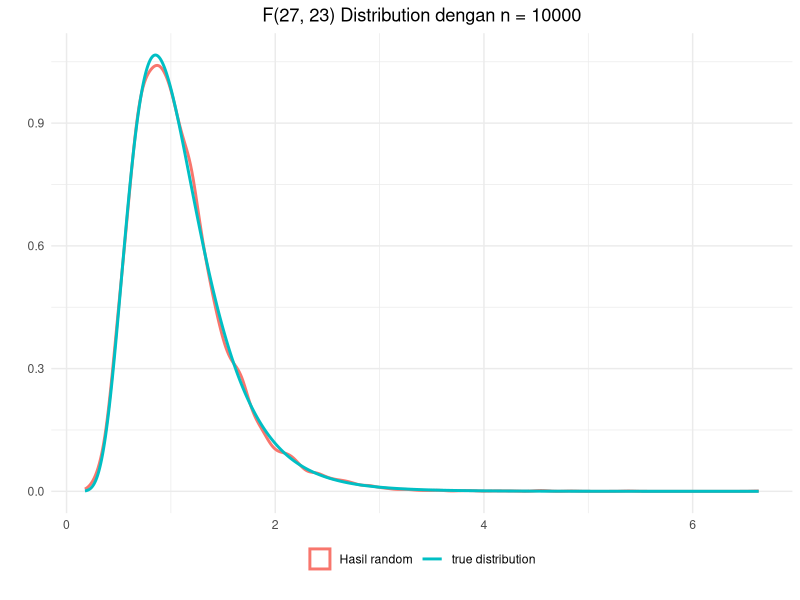
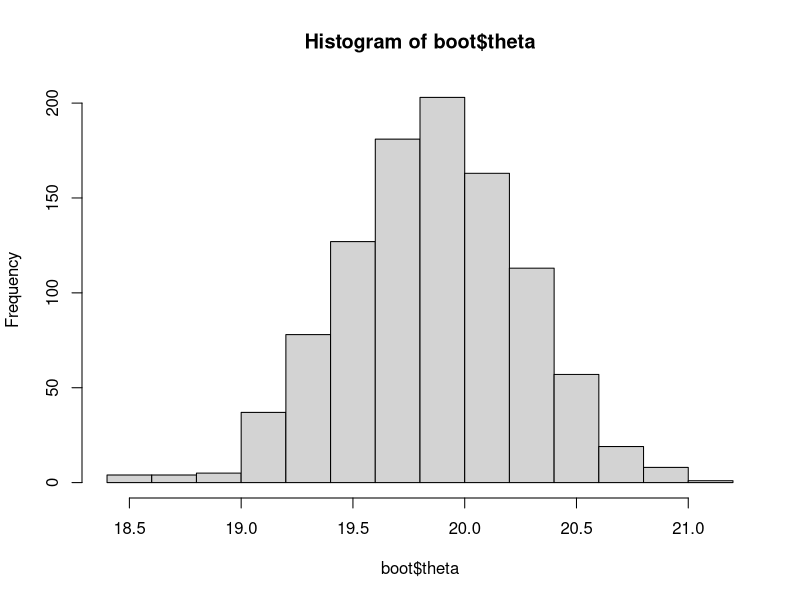
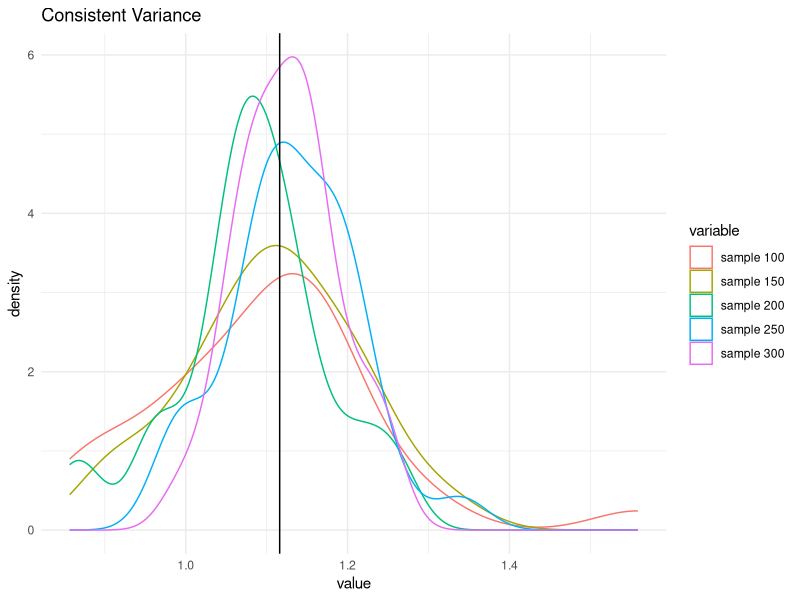
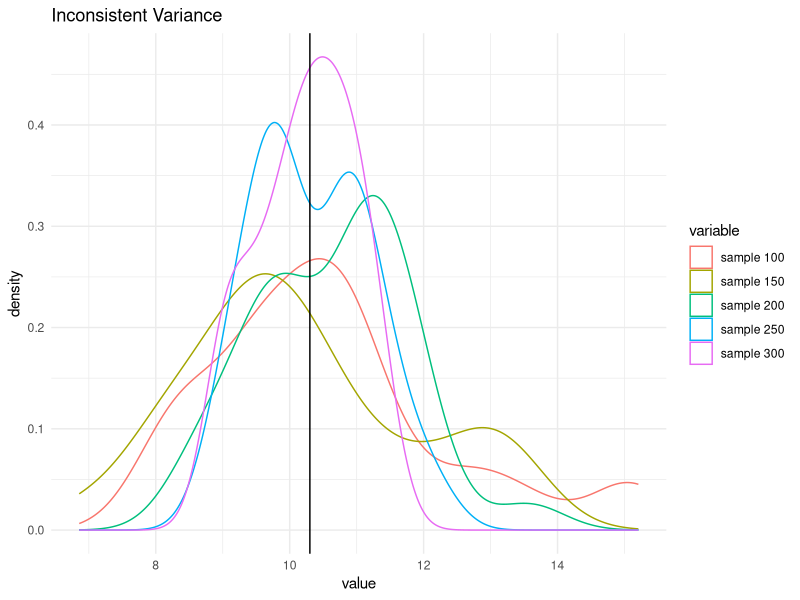
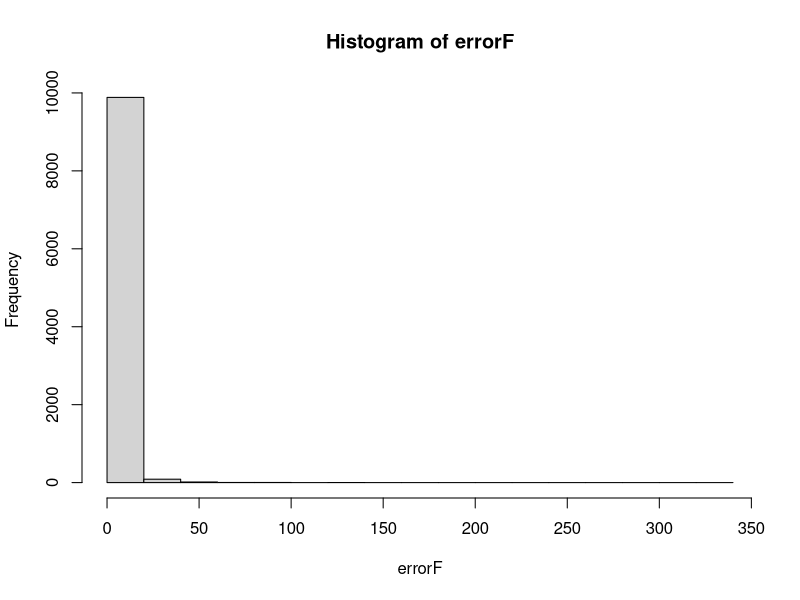
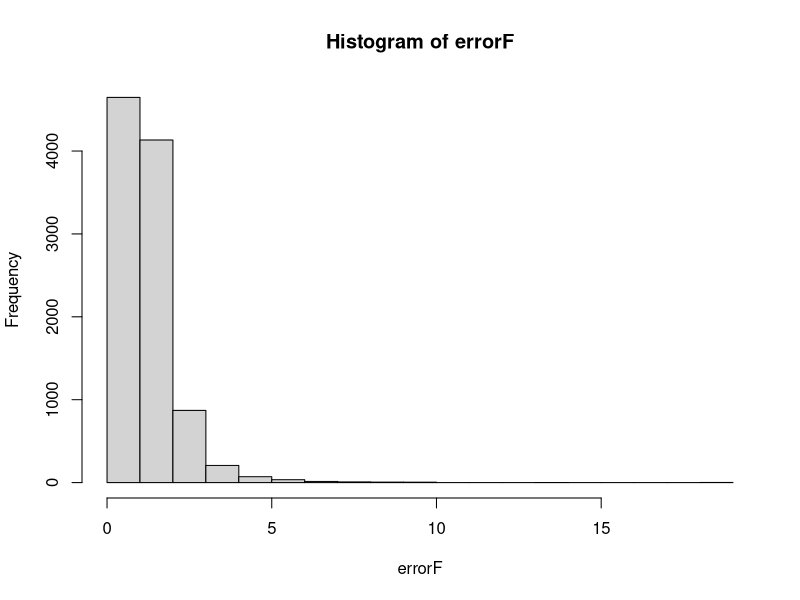

Generate these figures, in order, with R:
## ---- chunk 1
library(ggplot2)
library(reshape2)
library(dplyr)
## ---- chunk 2
rand.z <- function(n){
      u1 <- runif(ceiling(n/2), 0, 1)
      u2 <- runif(ceiling(n/2), 0, 1)
      
      z1 <- sqrt(-2 * log(u1)) * cos(2 * pi * u2)
      z2 <- sqrt(-2 * log(u1)) * sin(2 * pi * u2)
      
      y <- c(z1, z2)
      y[1:n]
}
## ---- chunk 3
rand.chi <- function(n, v){
      y <- rep(0, n)
      for(i in 1:v){
            z <- rand.z(n)
            y <- y + z^2
      }
      y
}
## ---- chunk 4
rand.f <- function(n, v1, v2){
      chi1 <- rand.chi(n, v1)
      chi2 <- rand.chi(n, v2)
      (chi1/v1)/(chi2/v2)
}
## ---- chunk 5
df1 <- 27
df2 <- 23
f <- rand.f(10000, df1, df2)
head(f, 10)
## ---- chunk 6
ggplot() +
      geom_density(data = data.frame(x = f), 
                   aes(x, color = "Hasil random"), size = 1) +
      stat_function(fun = stats::df, n = 10000, args = list(df1 = df1, df2 = df2), 
                                size = 1, aes(color = "true distribution")) +
      labs(x = "", y = "", title = "F(27, 23) Distribution dengan n = 10000") +
      theme_minimal() +
      theme(legend.position = "bottom",
            legend.title = element_blank(),
            legend.box.margin = margin(-20, 0, 10, 0),
            plot.title = element_text(hjust = 0.5))
## ---- chunk 7
integral <- function(gx, x0, x1, n = 100000){
      x <- runif(n, x0, x1) # soal bagian a
      rata2 <- mean(gx(x)) # soal bagian b
      (x1 - x0)*rata2 # soal bagian c
}
## ---- chunk 8
gx <- function(x) x^2
## ---- chunk 9
set.seed(27)
x0 <- 0
x1 <- 2
integral(gx, x0, x1)
## ---- chunk 10
integrate(gx, x0, x1)
## ---- chunk 11
bootstrap <- function(x, iter = 1000, FUN = "mean", alpa = 0.05, ...){
      theta <- NULL
      n <- length(x)
      for(i in 1:iter){
            my_sample <- sample(x, replace = TRUE)
            theta[i] <- do.call(FUN, list(my_sample, ...))
      }
      rata2 <- mean(theta)
      bias <-  mean(theta) - mean(x)
      se <- sd(theta)
      lower_confidence <- rata2 - qt(alpa/2, n -1, lower.tail = FALSE) * se
      upper_confidence <- rata2 + qt(alpa/2, n -1, lower.tail = FALSE) * se
      
      list(theta = theta,
           mean_theta = rata2,
           bias = bias,
           se = se,
           lower_ci = lower_confidence,
           upper_ci = upper_confidence,
           alpa = alpa,
           iter = iter,
           FUN = substitute(FUN))
}
## ---- chunk 12
set.seed(10127)
x <- rnorm(100, mean = 20, sd = 4)
boot <- bootstrap(x, FUN = "mean")
boot[-1]
## ---- chunk 13
hist(boot$theta)
## ---- chunk 14
set.seed(1)
x1 <- runif(500) * 5
e1 <- rnorm(500)

y1 <- 3 + 7 * x1 + e1

data1 <- data.frame(x1, y1)
make_var <- function(sample, data) {
  tmp <- NULL
  for (i in 1:30) {
    fit <- lm(y1 ~ x1, data = data[sample(nrow(data), sample),])
    tmp[i] = var(resid(fit))
  }
  return(tmp)
}

data11 <- data.frame(index = 1:30)
for (i in seq(100, 300, 50)) {
   data_tmp1 <- make_var(i, data1)
   data11 <- mutate(data11,!!paste("sample", i) := data_tmp1)
}

tmp.plot.1 <- melt(data11, id.vars = 'index')
ggplot(tmp.plot.1, 
       aes(x = value, colour = variable)) +
   geom_density() + 
   geom_vline(xintercept = var(e1)) +
   ggtitle("Consistent Variance") +
   theme_minimal()
## ---- chunk 15
set.seed(1)
x1 <- runif(500) * 5
e1 <- rchisq(500, 5)

y1 <- 3 + 7 * x1 + e1

data1 <- data.frame(x1, y1)
make_var <- function(sample, data) {
  tmp <- NULL
  for (i in 1:30) {
    fit <- lm(y1 ~ x1, data = data[sample(nrow(data), sample),])
    tmp[i] = var(resid(fit))
  }
  return(tmp)
}

data11 <- data.frame(index = 1:30)
for (i in seq(100, 300, 50)) {
   data_tmp1 <- make_var(i, data1)
   data11 <- mutate(data11,!!paste("sample", i) := data_tmp1)
}

tmp.plot.1 <- melt(data11, id.vars = 'index')
ggplot(tmp.plot.1, 
       aes(x = value, colour = variable)) +
   geom_density() + 
   geom_vline(xintercept = var(e1)) +
   ggtitle("Inconsistent Variance") +
   theme_minimal()
## ---- chunk 16
simulateRegresi <- function(a, b, errorNonNorm, n = 100, loop = 100){
   normPValue <- NULL
   normR2 <- NULL
   normEstimasi <- NULL
   nonNormPValue <- NULL
   nonNormR2 <- NULL
   nonNormEstimasi <- NULL
   
   errorNorm <- rnorm(10000)
   
   for (i in 1:loop){
      e1 <- sample(errorNorm, size = n)
      e2 <- sample(errorNonNorm, size = n)
      x <- runif(n)
   
      y1 <- a*x + b + e1
      y2 <- a*x + b + e2
      df <- data.frame(x, y1, y2)
   
      model1 <- summary(lm(y1 ~ x, data = df))
      normEstimasi[i] <- model1$coefficients[2]
      normPValue[i] <- model1$coefficients[8]
      normR2[i] <- model1$r.squared
      
      model2 <- summary(lm(y2 ~ x, data = df))   
      nonNormEstimasi[i] <- model2$coefficients[2]
      nonNormPValue[i] <- model2$coefficients[8]
      nonNormR2[i] <- model2$r.squared
   }
   data.frame(p_value_norm = normPValue,
              p_value_non_norm  = nonNormPValue,
              estimasi_norm = normEstimasi,
              estimasi_non_norm = nonNormEstimasi,
              r2_norm = normR2,
              r2_non_norm = nonNormR2)
}
## ---- chunk 17
set.seed(32)
errorF <- rf(10000, 1, 4)
hist(errorF)
## ---- chunk 18
loop <- 100
n <- 100
a <- 7
b <- 72
sim <- simulateRegresi(a, n, errorF, n, loop)
round(sapply(sim, mean), 3)
## ---- chunk 19
errorF <- rf(10000, 27, 10)
hist(errorF)
## ---- chunk 20
loop <- 100
n <- 100
a <- 7
b <- 72
sim <- simulateRegresi(a, n, errorF, n, loop)
round(sapply(sim, mean), 3)
